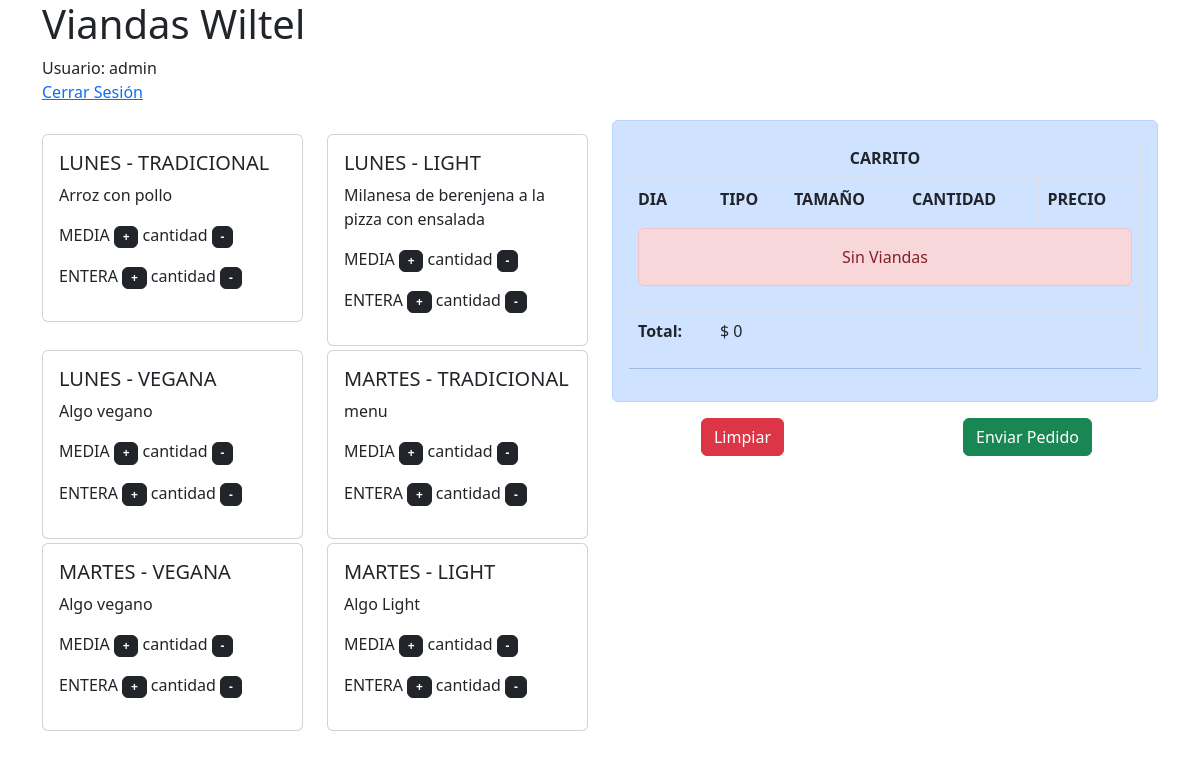
The app's page / (signed in) with its own data.
### Cometela/models.py (models this page shows, shortened)
class Vianda(models.Model):
    DIAS = (
        ('LUNES', 'Lunes'),
        ('MARTES', 'Martes'),
        ('MIERCOLES', 'Miercoles'),
        ('JUEVES', 'Jueves')
    )
    dia = models.CharField(choices= DIAS, null=False, max_length=20)
    fecha = models.DateField(null=True)
    descripcion = models.CharField(max_length=250)
    Estados = (
        ('ACTIVA', 'Activa'),
        ('INACTIVA', 'Inactiva')
    )
    estado = models.CharField(choices= Estados, max_length=20, null = True)
    Tipos = (
        ('TRADICIONAL', 'Tradicional'),
        ('VEGANA', 'Vegana'),
        ('LIGHT', 'Light')
    )
    tipo = models.CharField(choices= Tipos, max_length=20)

class Tamaño(models.Model):
    Tamaños = (
        ('MEDIA', 'Media'),
        ('ENTERA', 'Entera')
    )
    tamaño = models.CharField(choices= Tamaños, max_length=20, null=True)
    precio = models.IntegerField(default=0)

class ViandaTamaño(models.Model):
    vianda = models.ForeignKey(Vianda, on_delete=models.DO_NOTHING)
    tamaño = models.ForeignKey(Tamaño, on_delete=models.DO_NOTHING)

### Cometela/views.py (the view)
# urls.py: path('', tienda, name = "Tienda"),
def tienda(request):
    viandas = Vianda.objects.all()
    tamaños = Tamaño.objects.all()
    viandas_tamaños = ViandaTamaño.objects.all()
    return render(request, "viandas.html", {'viandas': viandas, 'tamaños': tamaños, 'viandas_tamaños': viandas_tamaños})

### Cometela/context_processor.py (called while the page is built)
def total_carrito(request):
    total = 0
    if request.user.is_authenticated:
        if "carrito" in request.session.keys():
            for key, value in request.session["carrito"].items():
                total += int(value["acumulado"])
    return {"total_carrito": total}

### Cometela/templates/viandas.html (shortened to what this page needs)
<!DOCTYPE html>
{% load static %}
<html lang="en">
<head>
    <link rel="stylesheet" href="{% static 'bootstrap/css/bootstrap.min.css' %}">
    <link rel="stylesheet" href="{% static 'css/estilos.css' %}">
</head>
<body>
    <div class="container">
        <div class="row">
            <div class="col-12 align-self-center"><h1>Viandas Wiltel</h1></div>
        </div>
        <div>
            {% if user.is_authenticated %}
            Usuario: {{user.username}}
            <p><a href="{% url 'cerrar_sesion' %}">Cerrar Sesión</a></p>
            {% else %}
            <a href="{% url 'iniciar_sesion' %}">Login</a>
            {% endif %}
        </div>
        <div class="row">
            <div class="col-6">
                <div class="row" style="padding: 10px 0;">
                    <div class="col-12">
                        <div class="row">
                            {% for vianda in viandas %}
                            {% if vianda.estado == 'ACTIVA' %}
                            <div class="col-6">
                                <div class="card mt-1" >
                                    <div class="card-body">
                                        <h5 class="card-title">{{vianda.dia}} - {{vianda.tipo}}</h5>
                                        <p class="card-text">{{vianda.descripcion}}</p>
                                        {% for tamaño in tamaños %}
                                        {% for vianda_tamaño in viandas_tamaños %}
                                        {% if vianda_tamaño.vianda == vianda and vianda_tamaño.tamaño == tamaño %}
                                        <div>
                                            <p>
                                                {{tamaño.tamaño}}
                                                <a href="{% url 'Add' vianda_tamaño.id %}" class="badge btn btn-dark badge-dark">+</a>
                                                cantidad
                                                <a href="{% url 'Sub' vianda_tamaño.id %}" class="badge btn btn-dark badge-dark">-</a>
                                            </p>
                                        </div>
                                        {% endif %}
                                        {% endfor %}
                                        {% endfor %}
                                    </div>
                                </div>
                            </div>
                            {% endif %}
                            {% endfor %}
                        </div>
                    </div>
                </div>
            </div>
            <div class="col-6">
                {% include "carrito.html" %}
            </div>
        </div>
    </div>
</body>
</html>

### records on screen
Vianda: dia "LUNES", tipo "TRADICIONAL", descripcion "Arroz con pollo"
Tamaño: tamaño "MEDIA"
Tamaño: tamaño "ENTERA"
Vianda: dia "LUNES", tipo "LIGHT", descripcion "Milanesa de berenjena a la pizza con ensalada"
Vianda: dia "LUNES", tipo "VEGANA", descripcion "Algo vegano"
Vianda: dia "MARTES", tipo "TRADICIONAL", descripcion "menu"
Vianda: dia "MARTES", tipo "VEGANA", descripcion "Algo vegano"
Vianda: dia "MARTES", tipo "LIGHT", descripcion "Algo Light"

### other values on screen
{{ user.username }} "admin"
{{ total_carrito }} "0"
